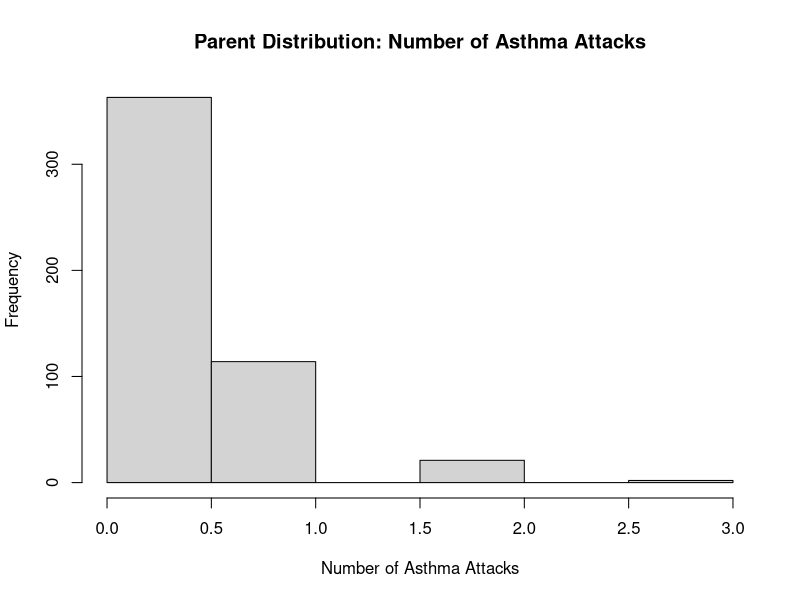

Generate this figure with R:
## ---- chunk 1
lions <- rpois(n=500, lambda=1/3)

hist(lions, xlab="Number of Asthma Attacks", main="Parent Distribution: Number of Asthma Attacks")
## ---- chunk 2
## N is the number of samples
N=1000

## n is the sample size
n=10

## Create a data frame to store my sample means
sm_asthma_10 <- data.frame(sample_average=rep(NA, N))

## Use for loop to calculate 1000 sample means
for (i in 1:N){
  sm_asthma_10$sample_average[i] <- mean(rpois(n, lambda=1/3))
}
